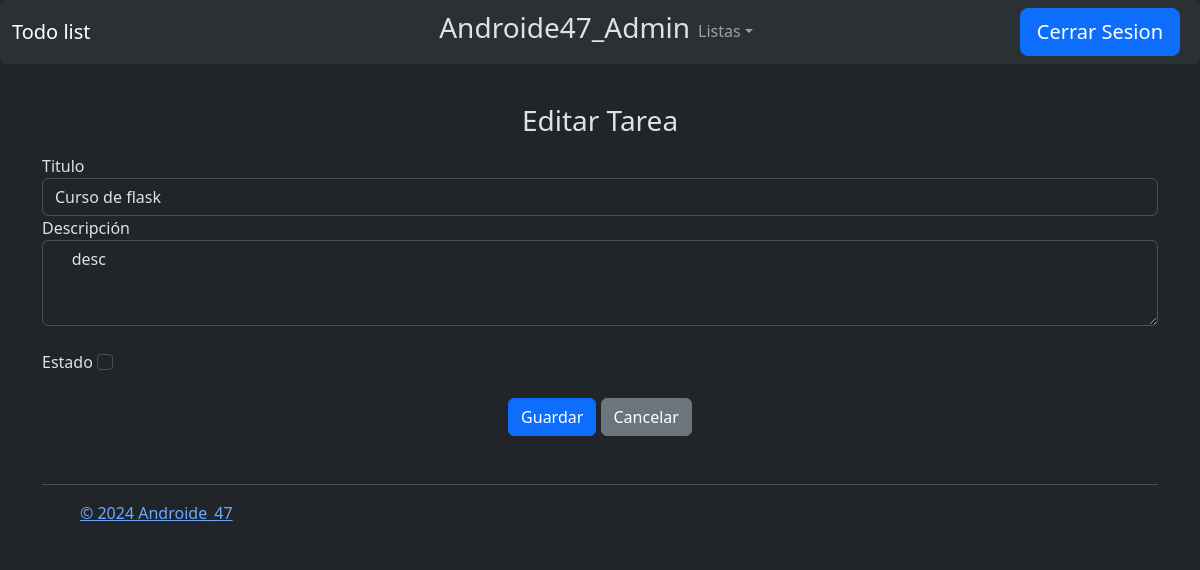
Screenshot of /todo/update/1 (signed in) with the database file from the repository.
### todor/models.py (models this page shows, shortened)
class User(db.Model):
    id = db.Column(db.Integer, primary_key=True)
    username = db.Column(db.String(80), unique=True, nullable=False)
    password = db.Column(db.Text(20), nullable=False)

class Todo(db.Model):
    id = db.Column(db.Integer, primary_key=True)
    created_by = db.Column(db.Integer, db.ForeignKey('user.id'), nullable=False)
    title = db.Column(db.String(100), nullable=False)
    desc = db.Column(db.Text)
    state = db.Column(db.Boolean, default = False)

### todor/todo.py (the view, shortened to what this page needs)
@bp.route('/update/<int:id>' , methods = ['GET', 'POST'])
@login_required
def update(id):
    todo = get_todo(id)
    return render_template('todo/update.html', todo = todo)

### todor/auth.py (called while the page is built)
@bp.before_app_request
def load_logged_in_user():
    user_id = session.get('user_id')
    if user_id is None:
        g.user = None
    else:
        g.user = User.query.get_or_404(user_id)

def login_required(view):
    @functools.wraps(view)
    def wrapped_view(**kwargs):
        if g.user is None:
            return redirect(url_for('auth.inicio'))
        return view(**kwargs)
    return wrapped_view

### todor/todo.py (called while the page is built)
def get_todo(id):
    todo = Todo.query.get_or_404(id)
    return todo

### todor/templates/todo/update.html (shortened to what this page needs)
{% extends 'base.html' %} {% block content %}
<section class="container-sm">
  <h3 class="text-center mt-3 mb-3">
    {% block title %}Editar Tarea{% endblock %}
  </h3>
  <form action="" method="post">
    <div class="form-group">
      <label for="title">Titulo</label>
      <input
        type="text"
        name="title"
        id="title"
        class="form-control"
        required
        value="{{todo.title}}"
      />
    </div>
    <div class="form-group">
      <label for="desc">Descripción</label>
      <textarea class="form-control" name="desc" id="desc" rows="3">
    {{todo.desc}}
    </textarea
      >
    </div>
    <br />
    <div class="form-group">
      <label for="state">Estado</label>
      <input type="checkbox" name="state" id="state" class="form-check-input"  />
    </div>
    <br />
    <div class="text-center">
      <input type="submit" class="btn btn-primary" value="Guardar" />
      <a href="{{ url_for('todo.index') }}" class="btn btn-secondary"
        >Cancelar</a
      >
    </div>
  </form>
</section>
{% endblock %}

### todor/templates/base.html (shortened to what this page needs)
<!DOCTYPE html>
<html lang="esp">
  <head>
    <link
      href="https://cdn.jsdelivr.net/npm/bootstrap@5.3.2/dist/css/bootstrap.min.css"
      rel="stylesheet"
    />
  </head>
  <body class="" data-bs-theme="dark">
    <nav
      class="navbar navbar-expand-lg bg-body-tertiary rounded"
      aria-label="Thirteenth navbar example"
      data-bs-theme="dark"
    >
      <div class="container-fluid">
        <div class="collapse navbar-collapse d-lg-flex" id="navbarsExample11">
          <a class="navbar-brand col-lg-3 me-0" href="{{ url_for('index')}}"
            >Todo list</a
          >
          <ul class="navbar-nav col-lg-6 justify-content-lg-center">
            {% if g.user %}
            <li class="nav-item">
              <span class="nav-link-active"
                ><h3>{{g.user.username}}</h3></span
              >
            </li>
            <li class="nav-item dropdown">
              <a
                class="nav-link dropdown-toggle"
                href="#"
                data-bs-toggle="dropdown"
                aria-expanded="false"
                >Listas</a
              >
            </li>
          </ul>
          <div class="d-lg-flex col-lg-3 justify-content-lg-end">
            <a
              class="btn btn-primary mx-2 btn-lg"
              href="{{url_for('auth.logout')}}"
              role="button"
              >Cerrar Sesion</a
            >
          </div>
            {% endif %}
          </div>
        </div>
    </nav>
    <br />
    {% block content %} {% endblock %}
    <br />
    <div class="container">
      <footer
        class="d-flex flex-wrap justify-content-between align-items-center py-3 my-4 border-top"
        data-bs-theme="dark"
      >
        <div class="col-md-4 d-flex align-items-center">
          <a
            href="androide47.com"
            class="mb-3 me-2 mb-md-0 text-body-secondary text-decoration-none lh-1"
          >
            <svg class="bi" width="30" height="24">
              <use xlink:href="#bootstrap" />
            </svg>
          </a>
          <span class="mb-3 mb-md-0 text-body-secondary"
            ><a href="https://www.androide47.com"
              >&copy; 2024 Androide_47</a
            ></span
          >
        </div>
        <ul class="nav col-md-4 justify-content-end list-unstyled d-flex">
          <li class="ms-3">
            <a class="text-body-secondary" href="#"
              ><svg class="bi" width="24" height="24">
                <use xlink:href="#twitter" /></svg
            ></a>
          </li>
          <li class="ms-3">
            <a class="text-body-secondary" href="#"
              ><svg class="bi" width="24" height="24">
                <use xlink:href="#instagram" /></svg
            ></a>
          </li>
          <li class="ms-3">
            <a class="text-body-secondary" href="#"
              ><svg class="bi" width="24" height="24">
                <use xlink:href="#facebook" /></svg
            ></a>
          </li>
        </ul>
      </footer>
    </div>
  </body>
</html>

### rows the page displays
User: user.username "Androide47_Admin"
Todo: title "Curso de flask", desc "desc"
